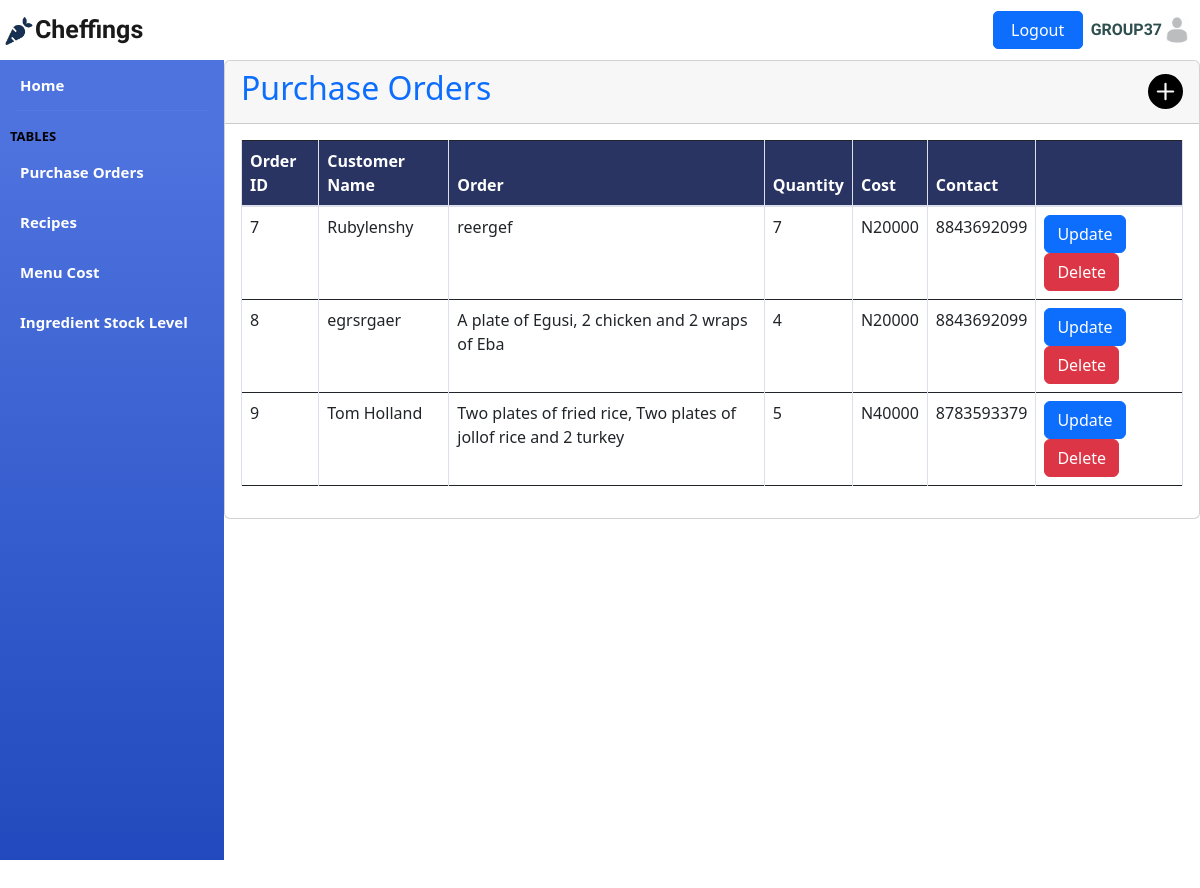
Page /inventory_pages/orders.php (signed in) on the committed database.
### tables this page shows
CREATE TABLE `admin_table` (
  `id` int(11) NOT NULL,
  `user_id` int(11) NOT NULL,
  `user_name` varchar(50) NOT NULL,
  `password` varchar(50) NOT NULL,
  `cpassword` varchar(50) NOT NULL,
  `date` timestamp NOT NULL DEFAULT current_timestamp()
);

CREATE TABLE `purchase_orders` (
  `id` int(11) NOT NULL,
  `cust_name` varchar(50) NOT NULL,
  `orders` varchar(100) NOT NULL,
  `quantity` int(5) NOT NULL,
  `cost` text NOT NULL,
  `contact` bigint(50) NOT NULL,
  `date` timestamp NOT NULL DEFAULT current_timestamp() ON UPDATE current_timestamp()
);

### includes/functions.php (called while the page is built, shortened)
<?php
function check_login($connect)
{
	if (isset($_SESSION['user_id'])) {
		$id = $_SESSION['user_id'];
		$query = "select * from admin_table where user_id = '$id' limit 1";
		$result = mysqli_query($connect, $query);
		if ($result&&mysqli_num_rows($result) > 0) {
			$user_data = mysqli_fetch_assoc($result);
			return $user_data;
		}
	}
	die;
}

### inventory_pages/orders.php (the view, shortened to what this page needs)
<?php
	include("../includes/connection.php");
	include("../includes/topbar.php");
	include("../includes/sidebar.php");
?>
<!DOCTYPE html>
<html>
<head>
<link rel="stylesheet" href="../bootstrap/css/bootstrap.min.css">
<link rel="stylesheet" href="../bootstrap/css/bootstrap.css">
</head>
<div class="card">
			<div class="card-header text-primary">
				<h2>Purchase Orders <a href="new_orders.php" style="float:right;">
				<img src="../bootstrap/icons/plus-circle-fill.svg" width="35" height="35"></a></h2>
			</div>
	<div class="card-body" id="order-table">
		<div class="table-responsive">
			<table class="table table-bordered table-hover">
				<thead>
					<tr>
						<th>Order ID</th>
						<th>Customer Name</th>
						<th>Order</th>
						<th>Quantity</th>
						<th>Cost</th>
						<th>Contact</th>
						<th></th>
					</tr>
				</thead>
				<tbody>
					<?php
						$query = "SELECT * FROM `purchase_orders`";
						$result = mysqli_query($connect, $query);
							while ($row=$result->fetch_assoc()) {
								$id=$row["id"];
								$cust_name= $row['cust_name'];
								$orders= $row["orders"];
								$quantity=$row["quantity"];
								$cost=$row["cost"];
								$contact= $row["contact"];
								echo "<tr>
								<td>$id</td>
								<td>$cust_name</td>
								<td>$orders</td>
								<td>$quantity</td>
								<td>$cost</td>
								<td>$contact</td>
								<td>
									<button type='button' class='btn btn-primary'>
										<a href='update_orders.php?update_id=".$id."'>Update</a>
									</button>
									<button type='button' class='btn btn-danger'>
										<a href='delete_orders.php?delete_orders_id=".$id."'>Delete</a>
									</button>
								</td>
							</tr>";
							}
					?>
				</tbody>
			</table>
		</div>
	</div>
</div>
</html>
<?php
	include("../includes/footer.php");
?>

### includes/topbar.php (shortened to what this page needs)
<?php
    include("../includes/connection.php");
    include("../includes/functions.php");
    $user_data = check_login($connect);
?>
<!DOCTYPE html>
<html lang="en">
<link rel="stylesheet" href="../bootstrap/css/bootstrap.min.css">
<link rel="stylesheet" href="../bootstrap/css/bootstrap.css">
<nav class="navbar navbar-expand navbar-light bg-white topbar static-top " id="nav">
            <div>
                <a class="navbar-brand pull-left"  href="index.php" id="cheffings">
					<img src="../img/carrot.jpg" width="35" height="33">Cheffings
			 	</a>
            </div>
        <ul class="navbar-nav ml-auto" style="align-items: center;">
            <li>
                <button class="btn btn-primary" style="border-radius: 5px; width: 90px;">
                    <a id="logout" href="../inventory_pages/logout.php">Logout</a>
                </button>
            </li>
            <li class="nav-item">
                <a class="nav-link">
                <span style="text-transform: uppercase; color:darkslategray; font-weight: 600; font-family: 'Julius Sans One', sans-serif;"><?php echo  $user_data['user_name'] ;?></span>
                <img class="img-profile rounded-circle" id="img" src="../img/profile.jpg">
                </a>
            </li>
        </ul>
</nav>
</html>

### includes/topbar.php (style rules this page uses)
#nav { height: 60px; list-style: none; }
#img { height: 30px; width: 30px; }
#logout { text-decoration-line: none; font-weight: 500; color: white; }
#cheffings { font-family: 'Parisienne', cursive; font-weight:700; font-size: 25px; }

### inventory_pages/orders.php (style rules this page uses)
table thead { background-color: #293462; }
table thead th { color: white; }
tbody a { text-decoration: none; color: white; }

### rows in the picture
admin_table: user_name "GROUP37"
purchase_orders: id "7", cust_name "Rubylenshy", orders "reergef", quantity "7", cost "N20000", contact "8843692099"
purchase_orders: id "8", cust_name "egrsrgaer", orders "A plate of Egusi, 2 chicken and 2 wraps of Eba", quantity "4", cost "N20000", contact "8843692099"
purchase_orders: id "9", cust_name "Tom Holland", orders "Two plates of fried rice, Two plates of jollof rice and 2 turkey", quantity "5", cost "N40000", contact "8783593379"
